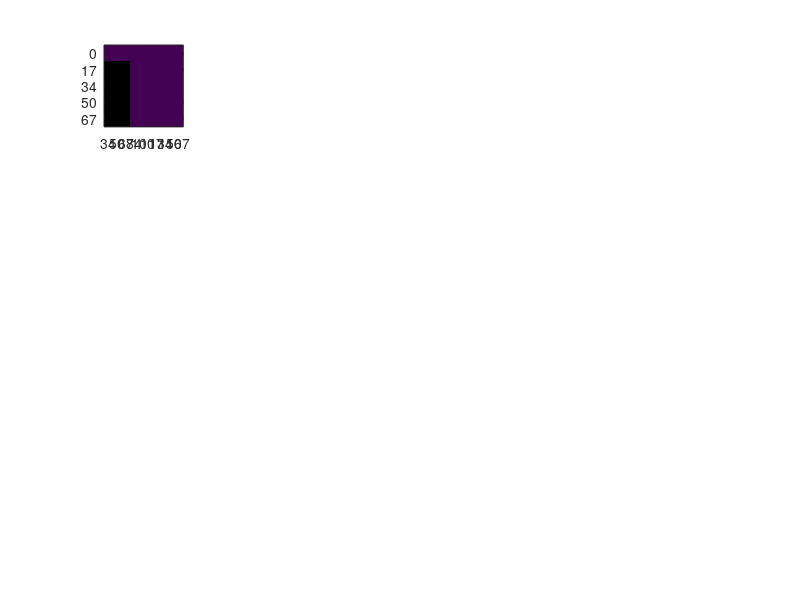
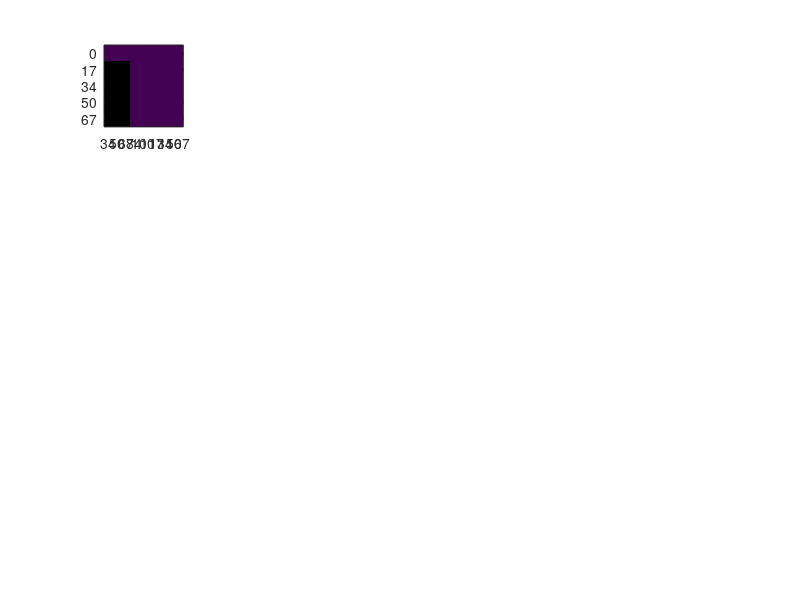
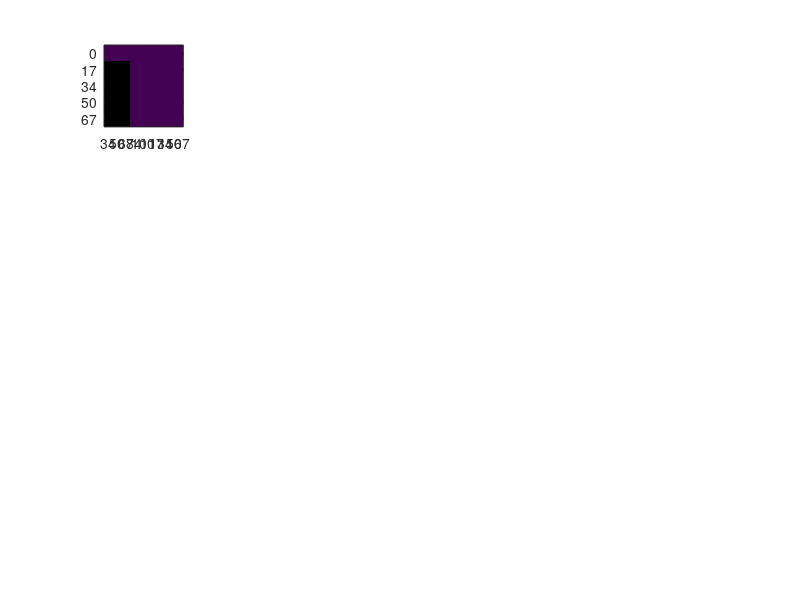
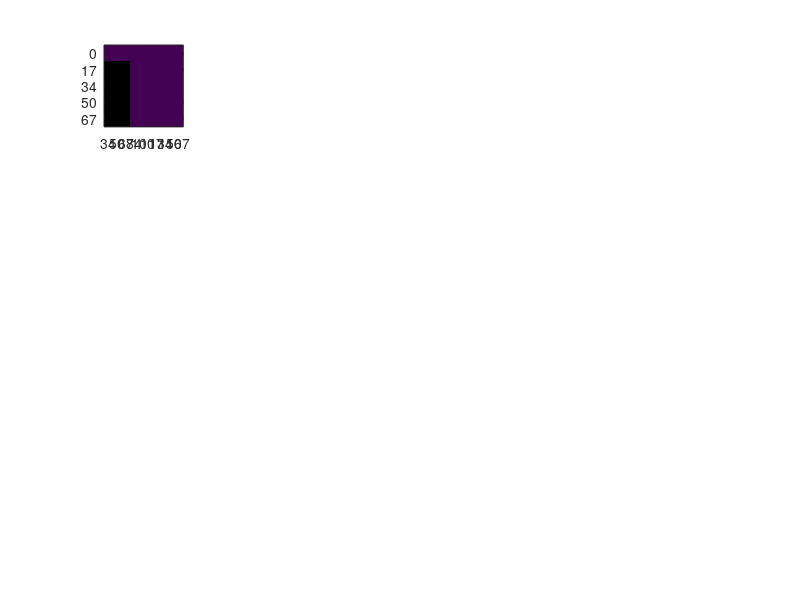

Write the MATLAB code that produced these figures, in order. (Note: this script raises an error after producing the figures.)
clear all
close all
if ispc
  cd('D:\motion_psychophysics\behav_data');
else
  cd('/mnt/hgfs/D/motion_psychophysics/behav_data');
end

%%
maxsub=18;

% JZ was: 01, 13, 14, 15, 19

motperuse=-.1*ones(5,9,maxsub); % ISI by DUR by participant
flkperuse=-.1*ones(5,9,maxsub); % ISI by DUR by participant
dstperuse=-.1*ones(5,9,maxsub); % ISI by DUR by participant
percoruse=-.1*ones(5,9,maxsub); % ISI by DUR by participant
percoravc=-.1*ones(5,9,maxsub); % ISI by DUR by participant
percoravi=-.1*ones(5,9,maxsub); % ISI by DUR by participant
percoravc_csy=-.1*ones(5,9,maxsub); % ISI by DUR by participant
percoravi_csy=-.1*ones(5,9,maxsub); % ISI by DUR by participant
percoravc_csn=-.1*ones(5,9,maxsub); % ISI by DUR by participant
percoravi_csn=-.1*ones(5,9,maxsub); % ISI by DUR by participant

for ii=2:maxsub
  if ii<10
    sub=['p0' num2str(ii)];
  else
    sub=['p' num2str(ii)];
  end
  audfile=dir([sub '_audonly*']);
  if ii<5
    motperisidursub=zeros(4,3,3);
    percoroutsub=zeros(4,3);
  elseif ii<13
    motperisidursub=zeros(3,3,4);
    percoroutsub=zeros(3,4);
  elseif ii<14
    motperisidursub=zeros(2,3,6);
    percoroutsub=zeros(2,6);
  elseif ii<15
    motperisidursub=zeros(1,3,2);
    percoroutsub=zeros(1,2);
  elseif ii<19
    motperisidursub=zeros(1,3,7);
    percoroutsub=zeros(1,7);
  end
  ffuse=0;
  for ff=1:length(audfile)
    load(audfile(ff).name);
    if stim.loc(2)~=10
      continue
    end
    if sum(isnan(resp.motdirkeycode))>4 && ii~=4
      continue
    end
    clear motperisidur percorout
    appmot_assessment;
    motperisidursub=motperisidursub+motperisidur;
    percoroutsub=percoroutsub+percorout;
    ffuse=ffuse+1;
  end
  motperisidursub=motperisidursub/ffuse;
  percoroutsub=percoroutsub/ffuse;
  if ii<5
    motperuse(2:5,1:3,ii)=squeeze(motperisidursub(:,2,:));
    flkperuse(2:5,1:3,ii)=squeeze(motperisidursub(:,1,:));
    dstperuse(2:5,1:3,ii)=squeeze(motperisidursub(:,3,:));
    percoruse(2:5,1:3,ii)=percoroutsub;
  elseif ii<11
    motperuse(1:3,2:5,ii)=squeeze(motperisidursub(:,2,:));
    flkperuse(1:3,2:5,ii)=squeeze(motperisidursub(:,1,:));
    dstperuse(1:3,2:5,ii)=squeeze(motperisidursub(:,3,:));
    percoruse(1:3,2:5,ii)=percoroutsub;
  elseif ii<13
    motperuse(1:3,[2 4 5 6],ii)=squeeze(motperisidursub(:,2,:));
    flkperuse(1:3,[2 4 5 6],ii)=squeeze(motperisidursub(:,1,:));
    dstperuse(1:3,[2 4 5 6],ii)=squeeze(motperisidursub(:,3,:));
    percoruse(1:3,[2 4 5 6],ii)=percoroutsub;
  elseif ii<14
    motperuse(1:2,[2 5 6 7 8 9],ii)=squeeze(motperisidursub(:,2,:));
    flkperuse(1:2,[2 5 6 7 8 9],ii)=squeeze(motperisidursub(:,1,:));
    dstperuse(1:2,[2 5 6 7 8 9],ii)=squeeze(motperisidursub(:,3,:));
    percoruse(1:2,[2 5 6 7 8 9],ii)=percoroutsub;
  elseif ii<15
    motperuse(1,[2 5 ],ii)=squeeze(motperisidursub(:,2,:));
    flkperuse(1,[2 5 ],ii)=squeeze(motperisidursub(:,1,:));
    dstperuse(1,[2 5 ],ii)=squeeze(motperisidursub(:,3,:));
    percoruse(1,[2 5 ],ii)=percoroutsub;
  elseif ii<19
    motperuse(1,[2:8],ii)=squeeze(motperisidursub(:,2,:));
    flkperuse(1,[2:8 ],ii)=squeeze(motperisidursub(:,1,:));
    dstperuse(1,[2:8 ],ii)=squeeze(motperisidursub(:,3,:));
    percoruse(1,[2:8 ],ii)=percoroutsub;
  end
  
  figure(1);
  subplot(4,5,ii-1);imagesc(flkperuse(:,:,ii));
  if ii==3,title('% flicker percept'),end
  if ii==6,ylabel('ISI');end
  if ii==18,xlabel('DUR');end
  set(get(1,'Children'),'xTick',1:9,'xTickLabel',{'34' '50' '67' '84' '100' '117' '134' '150' '167'})
  set(get(1,'Children'),'yTick',1:5,'yTickLabel',{'0' '17' '34' '50' '67'})
  caxis([-.1 1]);;
  
  figure(2);
  subplot(4,5,ii-1);imagesc(motperuse(:,:,ii));
  if ii==3,title('% motion percept'),end
  if ii==6,ylabel('ISI');end
  if ii==18,xlabel('DUR');end
  set(get(2,'Children'),'xTick',1:9,'xTickLabel',{'34' '50' '67' '84' '100' '117' '134' '150' '167'})
  set(get(2,'Children'),'yTick',1:5,'yTickLabel',{'0' '17' '34' '50' '67'})
  caxis([-.1 1]);;
  
  figure(3);
  subplot(4,5,ii-1);imagesc(dstperuse(:,:,ii));
  if ii==3,title('% distinct percept'),end
  if ii==6,ylabel('ISI');end
  if ii==18,xlabel('DUR');end
  set(get(3,'Children'),'xTick',1:9,'xTickLabel',{'34' '50' '67' '84' '100' '117' '134' '150' '167'})
  set(get(3,'Children'),'yTick',1:5,'yTickLabel',{'0' '17' '34' '50' '67'})
  caxis([-.1 1]);;
  
  figure(4);
  subplot(4,5,ii-1);imagesc(percoruse(:,:,ii));
  if ii==3,title('% motion direction'),end
  if ii==6,ylabel('ISI');end
  if ii==18,xlabel('DUR');end
  set(get(4,'Children'),'xTick',1:9,'xTickLabel',{'34' '50' '67' '84' '100' '117' '134' '150' '167'})
  set(get(4,'Children'),'yTick',1:5,'yTickLabel',{'0' '17' '34' '50' '67'})
  caxis([-.1 1]);;
  
  
  avfile=dir([sub '_av*']);
  if ii<5
    percoroutsub=zeros(4,3,3);
    percorcomsrccongsub=zeros(4,4,3);
  elseif ii<13
    percoroutsub=zeros(3,3,4);
    percorcomsrccongsub=zeros(3,4,4);
  elseif ii<14
    percoroutsub=zeros(2,3,6);
    percorcomsrccongsub=zeros(2,4,6);
  elseif ii<15
    percoroutsub=zeros(1,3,2);
    percorcomsrccongsub=zeros(1,4,2);
  elseif ii<19
    percoroutsub=zeros(1,3,7);
    percorcomsrccongsub=zeros(1,4,7);
  end
  ffuse1=0;
  ffuse2=0;
  for ff=1:length(avfile)
    load(avfile(ff).name);
    if stim.loc(2)~=10
      continue
    end
    if sum(isnan(resp.motdirkeycode))>4 && ii~=5  && ii~=7
      continue
    end
    clear motperisidur percorout comsrc* percorcomsrc percongcor percorcomsrccong
    appmot_assessment;
    percoroutsub=percoroutsub+percorout;
    ffuse1=ffuse1+1;
    if ~isfield(setup,'av')
      setup.av.askfmdcs=1;
    end
    if setup.av.askfmdcs
      percorcomsrccongsub=percorcomsrccongsub+percorcomsrccong;
    else
      continue
    end
    ffuse2=ffuse2+1;
  end
  percoroutsub=percoroutsub/ffuse1;
  percorcomsrccongsub=percorcomsrccongsub/ffuse2;
  if ii<5
    percoravc(2:5,1:3,ii)=percoroutsub(:,1,:);
    percoravi(2:5,1:3,ii)=percoroutsub(:,2,:);
    percoravc_csy(2:5,1:3,ii)=percorcomsrccongsub(:,1,:);
    percoravi_csy(2:5,1:3,ii)=percorcomsrccongsub(:,2,:);
    percoravc_csn(2:5,1:3,ii)=percorcomsrccongsub(:,3,:);
    percoravi_csn(2:5,1:3,ii)=percorcomsrccongsub(:,4,:);
  elseif ii<11
    percoravc(1:3,2:5,ii)=percoroutsub(:,1,:);
    percoravi(1:3,2:5,ii)=percoroutsub(:,2,:);
    percoravc_csy(1:3,2:5,ii)=percorcomsrccongsub(:,1,:);
    percoravi_csy(1:3,2:5,ii)=percorcomsrccongsub(:,2,:);
    percoravc_csn(1:3,2:5,ii)=percorcomsrccongsub(:,3,:);
    percoravi_csn(1:3,2:5,ii)=percorcomsrccongsub(:,4,:);
  elseif ii<13
    percoravc(1:3,[2 5 6 7],ii)=percoroutsub(:,1,:);
    percoravi(1:3,[2 5 6 7],ii)=percoroutsub(:,2,:);
    percoravc_csy(1:3,[2 5 6 7],ii)=percorcomsrccongsub(:,1,:);
    percoravi_csy(1:3,[2 5 6 7],ii)=percorcomsrccongsub(:,2,:);
    percoravc_csn(1:3,[2 5 6 7],ii)=percorcomsrccongsub(:,3,:);
    percoravi_csn(1:3,[2 5 6 7],ii)=percorcomsrccongsub(:,4,:);
  elseif ii<14
    percoravc(1:2,[2 5 6 7 8 9],ii)=percoroutsub(:,1,:);
    percoravi(1:2,[2 5 6 7 8 9],ii)=percoroutsub(:,2,:);
    percoravc_csy(1:2,[2 5 6 7 8 9],ii)=percorcomsrccongsub(:,1,:);
    percoravi_csy(1:2,[2 5 6 7 8 9],ii)=percorcomsrccongsub(:,2,:);
    percoravc_csn(1:2,[2 5 6 7 8 9],ii)=percorcomsrccongsub(:,3,:);
    percoravi_csn(1:2,[2 5 6 7 8 9],ii)=percorcomsrccongsub(:,4,:);
  elseif ii<15
    percoravc(1,[2 5],ii)=percoroutsub(:,1,:);
    percoravi(1,[2 5],ii)=percoroutsub(:,2,:);
    percoravc_csy(1,[2 5],ii)=percorcomsrccongsub(:,1,:);
    percoravi_csy(1,[2 5],ii)=percorcomsrccongsub(:,2,:);
    percoravc_csn(1,[2 5],ii)=percorcomsrccongsub(:,3,:);
    percoravi_csn(1,[2 5],ii)=percorcomsrccongsub(:,4,:);
  elseif ii<19
    percoravc(1,[2:8],ii)=percoroutsub(:,1,:);
    percoravi(1,[2:8],ii)=percoroutsub(:,2,:);
    percoravc_csy(1,[2:8],ii)=percorcomsrccongsub(:,1,:);
    percoravi_csy(1,[2:8],ii)=percorcomsrccongsub(:,2,:);
    percoravc_csn(1,[2:8],ii)=percorcomsrccongsub(:,3,:);
    percoravi_csn(1,[2:8],ii)=percorcomsrccongsub(:,4,:);
  end
  
  figure(5);
  subplot(4,5,ii-1);imagesc(percoravc(:,:,ii));
  if ii==3,title('% motion direction; AV cong'),end
  if ii==6,ylabel('ISI');end
  if ii==18,xlabel('DUR');end
  set(get(5,'Children'),'xTick',1:9,'xTickLabel',{'34' '50' '67' '84' '100' '117' '134' '150' '167'})
  set(get(5,'Children'),'yTick',1:5,'yTickLabel',{'0' '17' '34' '50' '67'})
  caxis([-.1 1]);;
  
  figure(6);
  subplot(4,5,ii-1);imagesc(percoravi(:,:,ii));
  if ii==3,title('% motion direction; AV incong'),end
  if ii==6,ylabel('ISI');end
  if ii==18,xlabel('DUR');end
  set(get(6,'Children'),'xTick',1:9,'xTickLabel',{'34' '50' '67' '84' '100' '117' '134' '150' '167'})
  set(get(6,'Children'),'yTick',1:5,'yTickLabel',{'0' '17' '34' '50' '67'})
  caxis([-.1 1]);
  
  if setup.av.askfmdcs
    figure(7);
    subplot(4,5,ii-1);imagesc(percoravc_csy(:,:,ii));
    if ii==3,title('% motion direction; CorrectComSrc & AV cong'),end
    if ii==6,ylabel('ISI');end
    if ii==18,xlabel('DUR');end
    set(get(7,'Children'),'xTick',1:9,'xTickLabel',{'34' '50' '67' '84' '100' '117' '134' '150' '167'})
    set(get(7,'Children'),'yTick',1:5,'yTickLabel',{'0' '17' '34' '50' '67'})
    caxis([-.1 1]);
    
    figure(8);
    subplot(4,5,ii-1);imagesc(percoravi_csy(:,:,ii));
    if ii==3,title('% motion direction; CorrectComSrc & AV incong'),end
    if ii==6,ylabel('ISI');end
    if ii==18,xlabel('DUR');end
    set(get(8,'Children'),'xTick',1:9,'xTickLabel',{'34' '50' '67' '84' '100' '117' '134' '150' '167'})
    set(get(8,'Children'),'yTick',1:5,'yTickLabel',{'0' '17' '34' '50' '67'})
    caxis([-.1 1]);
    
    figure(9);
    subplot(4,5,ii-1);imagesc(percoravc_csn(:,:,ii));
    if ii==3,title('% motion direction; IncorrectComSrc & AV cong'),end
    if ii==6,ylabel('ISI');end
    if ii==18,xlabel('DUR');end
    set(get(9,'Children'),'xTick',1:9,'xTickLabel',{'34' '50' '67' '84' '100' '117' '134' '150' '167'})
    set(get(9,'Children'),'yTick',1:5,'yTickLabel',{'0' '17' '34' '50' '67'})
    caxis([-.1 1]);
    
    figure(10);
    subplot(4,5,ii-1);imagesc(percoravi_csn(:,:,ii));
    if ii==3,title('% motion direction; IncorrectComSrc & AV incong'),end
    if ii==6,ylabel('ISI');end
    if ii==18,xlabel('DUR');end
    set(get(10,'Children'),'xTick',1:9,'xTickLabel',{'34' '50' '67' '84' '100' '117' '134' '150' '167'})
    set(get(10,'Children'),'yTick',1:5,'yTickLabel',{'0' '17' '34' '50' '67'})
    caxis([-.1 1]);
  end
  
end

for ind=1:10
  figure(ind);subplot(4,5,20);imagesc(-.1);caxis([-.1 1]);colorbar;
end

flkperuse(flkperuse==-.1)=nan;
motperuse(motperuse==-.1)=nan;
dstperuse(dstperuse==-.1)=nan;
figure(11);
subplot(1,3,1);imagesc(nanmean(flkperuse(:,:,[2 3 5:maxsub]),3));caxis([-.1 1]);
% set(get(7,'Children'),'xTick',1:6,'xTickLabel',{'34' '50' '67' '84' '100' '117'})
% set(get(7,'Children'),'yTick',1:5,'yTickLabel',{'0' '17' '34' '50' '67'})
subplot(1,3,2);imagesc(nanmean(motperuse(:,:,[2 3 5:maxsub]),3));caxis([-.1 1]);
% set(get(7,'Children'),'xTick',1:6,'xTickLabel',{'34' '50' '67' '84' '100' '117'})
% set(get(7,'Children'),'yTick',1:5,'yTickLabel',{'0' '17' '34' '50' '67'})
subplot(1,3,3);imagesc(nanmean(dstperuse(:,:,[2 3 5:maxsub]),3));caxis([-.1 1]);
set(get(11,'Children'),'xTick',1:9,'xTickLabel',{'34' '50' '67' '84' '100' '117' '134' '150' '167'})
set(get(11,'Children'),'yTick',1:5,'yTickLabel',{'0' '17' '34' '50' '67'})

percoravc(percoravc==-.1)=nan;
percoravi(percoravi==-.1)=nan;
figure(12);
subplot(1,2,1);imagesc(nanmean(percoravc(:,:,[2:maxsub]),3));caxis([-.1 1]);
set(get(12,'Children'),'xTick',1:9,'xTickLabel',{'34' '50' '67' '84' '100' '117' '134' '150' '167'})
set(get(12,'Children'),'yTick',1:5,'yTickLabel',{'0' '17' '34' '50' '67'})
subplot(1,2,2);imagesc(nanmean(percoravi(:,:,[2:maxsub]),3));caxis([-.1 1]);
set(get(12,'Children'),'xTick',1:9,'xTickLabel',{'34' '50' '67' '84' '100' '117' '134' '150' '167'})
set(get(12,'Children'),'yTick',1:5,'yTickLabel',{'0' '17' '34' '50' '67'})

%% For those who have mot-per in both AA and AV conditions:

close all
subuse=[15:18 24:27];
maxsub=max(subuse);

motperaa=-.1*ones(5,9,maxsub); % ISI by DUR by participant
flkperaa=-.1*ones(5,9,maxsub); % ISI by DUR by participant
dstperaa=-.1*ones(5,9,maxsub); % ISI by DUR by participant

motperav=-.1*ones(5,9,maxsub); % ISI by DUR by participant
flkperav=-.1*ones(5,9,maxsub); % ISI by DUR by participant
dstperav=-.1*ones(5,9,maxsub); % ISI by DUR by participant

percoraa=-.1*ones(5,9,maxsub); % ISI by DUR by participant
percorav=-.1*ones(5,9,maxsub); % ISI by DUR by participant
percoravc=-.1*ones(5,9,maxsub); % ISI by DUR by participant
percoravi=-.1*ones(5,9,maxsub); % ISI by DUR by participant

percoravcs1=-.1*ones(5,9,maxsub); % ISI by DUR by participant
percoravcs0=-.1*ones(5,9,maxsub); % ISI by DUR by participant
percoravCSc=-.1*ones(5,9,maxsub); % ISI by DUR by participant
percoravCSi=-.1*ones(5,9,maxsub); % ISI by DUR by participant

percoravcs1_117=-.1*ones(5,9,maxsub); % ISI by DUR by participant
percoravcs0_117=-.1*ones(5,9,maxsub); % ISI by DUR by participant
percoravCSc_117=-.1*ones(5,9,maxsub); % ISI by DUR by participant
percoravCSi_117=-.1*ones(5,9,maxsub); % ISI by DUR by participant

percoravcs1_117_5=-.1*ones(5,9,maxsub); % ISI by DUR by participant
percoravcs0_117_5=-.1*ones(5,9,maxsub); % ISI by DUR by participant
percoravCSc_117_5=-.1*ones(5,9,maxsub); % ISI by DUR by participant
percoravCSi_117_5=-.1*ones(5,9,maxsub); % ISI by DUR by participant

for ii=subuse
  if ii<10
    sub=['p0' num2str(ii)];
  else
    sub=['p' num2str(ii)];
  end
  audfile=dir([sub '_audonly*']);
  if ii<19
    motperisidursub=zeros(1,3,7);
    percoroutsub=zeros(1,7);
  elseif ii>23
    motperisidursub=zeros(1,3,5);
    percoroutsub=zeros(1,5);
  end
  ffuse=0;
  for ff=1:length(audfile)
    load(audfile(ff).name);
    if stim.loc(2)~=10
      continue
    end
    if sum(isnan(resp.motdirkeycode))>4 && ii~=4
      continue
    end
    clear motperisidur percorout
    appmot_assessment;
    motperisidursub=motperisidursub+motperisidur;
    percoroutsub=percoroutsub+percorout;
    ffuse=ffuse+1;
  end
  motperisidursub=motperisidursub/ffuse;
  percoroutsub=percoroutsub/ffuse;
  if ii<19
    motperaa(1,[2:8],ii)=squeeze(motperisidursub(:,2,:));
    flkperaa(1,[2:8 ],ii)=squeeze(motperisidursub(:,1,:));
    dstperaa(1,[2:8 ],ii)=squeeze(motperisidursub(:,3,:));
    percoraa(1,[2:8 ],ii)=percoroutsub;
  elseif ii>23
    motperaa(1,[2 4 5 6 7],ii)=squeeze(motperisidursub(:,2,:));
    flkperaa(1,[2 4 5 6 7],ii)=squeeze(motperisidursub(:,1,:));
    dstperaa(1,[2 4 5 6 7],ii)=squeeze(motperisidursub(:,3,:));
    percoraa(1,[2 4 5 6 7],ii)=percoroutsub;    
  end
  
  avfile=dir([sub '_av*']);

  if ii<19
    motperisidursub=zeros(1,3,7);
    percoroutsub=zeros(1,3,7);
  elseif ii>23
    motperisidursub=zeros(1,3,5);
    percoroutsub=zeros(1,3,5);
  end
  ffuse=0;
  for ff=1:length(avfile)
    load(avfile(ff).name);
    if stim.loc(2)~=10
      continue
    end
    if sum(isnan(resp.motdirkeycode))>4 && ii~=5  && ii~=7
      continue
    end
    if setup.av.askfmdcs
      continue % we only want the fmd av trials here
    end
    clear motperisidur percorout comsrc* percorcomsrc percongcor percorcomsrccong
    appmot_assessment;
    motperisidursub=motperisidursub+motperisidur;
    percoroutsub=percoroutsub+percorout;
    ffuse=ffuse+1;
  end
  motperisidursub=motperisidursub/ffuse;
  percoroutsub=percoroutsub/ffuse;
  if ii<19
    motperav(1,[2:8],ii)=squeeze(motperisidursub(:,2,:));
    flkperav(1,[2:8 ],ii)=squeeze(motperisidursub(:,1,:));
    dstperav(1,[2:8 ],ii)=squeeze(motperisidursub(:,3,:));
    percorav(1,[2:8 ],ii)=squeeze(nanmean(percoroutsub,2));
    percoravc(1,[2:8 ],ii)=squeeze(percoroutsub(:,1,:))
    percoravi(1,[2:8 ],ii)=squeeze(percoroutsub(:,2,:));
  elseif ii>23
    motperav(1,[2 4 5 6 7],ii)=squeeze(motperisidursub(:,2,:));
    flkperav(1,[2 4 5 6 7],ii)=squeeze(motperisidursub(:,1,:));
    dstperav(1,[2 4 5 6 7],ii)=squeeze(motperisidursub(:,3,:));
    percorav(1,[2 4 5 6 7],ii)=squeeze(nanmean(percoroutsub,2));
    percoravc(1,[2 4 5 6 7],ii)=squeeze(percoroutsub(:,1,:));
    percoravi(1,[2 4 5 6 7],ii)=squeeze(percoroutsub(:,2,:));
  end
  
  if ii<19
    percorcomsrcsub=zeros(1,2,7);
    percoroutCSsub=zeros(1,3,7);
  elseif ii>23
    percorcomsrcsub=zeros(1,2,5);
    percoroutCSsub=zeros(1,3,5);
  end
  ffuse=0;
  for ff=1:length(avfile)
    load(avfile(ff).name);
    if stim.loc(2)~=10
      continue
    end
    if sum(isnan(resp.motdirkeycode))>4 && ii~=5  && ii~=7
      continue
    end
    if setup.av.askfmdcs==0
      continue % we only want the cs av trials here
    end
    if ii>23 && length(stim.dur_flip)==1
      continue % skip blocks where final (only one) duration was used
    end
    clear motperisidur percorout comsrc* percorcomsrc percongcor percorcomsrccong
    appmot_assessment;
    percorcomsrcsub=percorcomsrcsub+percorcomsrc;
    percoroutCSsub=percoroutCSsub+percorout;
    ffuse=ffuse+1;
  end
  percorcomsrcsub=percorcomsrcsub/ffuse;
  percoroutCSsub=percoroutCSsub/ffuse;
  if ii<19
    percoravcs1(1,[2:8 ],ii)=squeeze(percorcomsrcsub(:,1,:));
    percoravcs0(1,[2:8 ],ii)=squeeze(percorcomsrcsub(:,2,:));
    percoravCSc(1,[2:8 ],ii)=squeeze(percoroutCSsub(:,1,:));
    percoravCSi(1,[2:8 ],ii)=squeeze(percoroutCSsub(:,2,:));
  elseif ii>23
    percoravcs1(1,[2 4 5 6 7],ii)=squeeze(percorcomsrcsub(:,1,:));
    percoravcs0(1,[2 4 5 6 7],ii)=squeeze(percorcomsrcsub(:,2,:));
    percoravCSc(1,[2 4 5 6 7],ii)=squeeze(percoroutCSsub(:,1,:));
    percoravCSi(1,[2 4 5 6 7],ii)=squeeze(percoroutCSsub(:,2,:));
  end
  
  if ii<19
    percorcomsrcsub=zeros(1,2,1);
    percoroutCS117sub=zeros(1,3,1);
  elseif ii>23
    percorcomsrcsub=zeros(1,2,1);
    percoroutCS117sub=zeros(1,3,1);
  end
  ffuse=0;
  for ff=1:length(avfile)
    load(avfile(ff).name);
    if stim.loc(2)~=10
      continue
    end
    if sum(isnan(resp.motdirkeycode))>4 && ii~=5  && ii~=7
      continue
    end
    if setup.av.askfmdcs==0
      continue % we only want the cs av trials here
    end
    if ii<24
      continue
    end
    if length(stim.dur_flip)>1
      continue % Here we look at only 1 duration run at once
    end
    clear motperisidur percorout comsrc* percorcomsrc percongcor percorcomsrccong
    appmot_assessment;
    percorcomsrcsub=percorcomsrcsub+percorcomsrc;
    percoroutCS117sub=percoroutCS117sub+percorout;
    ffuse=ffuse+1;
  end
  percorcomsrcsub=percorcomsrcsub/ffuse;
  percoroutCS117sub=percoroutCS117sub/ffuse;
  if ii<19
    percoravcs1_117(1,[6 ],ii)=squeeze(percorcomsrcsub(:,1,:));
    percoravcs0_117(1,[6 ],ii)=squeeze(percorcomsrcsub(:,2,:));
    percoravCSc_117(1,[6 ],ii)=squeeze(percoroutCS117sub(:,1,:));
    percoravCSi_117(1,[6 ],ii)=squeeze(percoroutCS117sub(:,2,:));
  elseif ii>23
    percoravcs1_117(1,[6],ii)=squeeze(percorcomsrcsub(:,1,:));
    percoravcs0_117(1,[6],ii)=squeeze(percorcomsrcsub(:,2,:));
    percoravCSc_117(1,[6],ii)=squeeze(percoroutCS117sub(:,1,:));
    percoravCSi_117(1,[6],ii)=squeeze(percoroutCS117sub(:,2,:));
  end
  
  % 5 degrees
  if ii<19
    percorcomsrcsub=zeros(1,2,1);
    percoroutCS117sub=zeros(1,3,1);
  elseif ii>23
    percorcomsrcsub=zeros(1,2,1);
    percoroutCS117sub=zeros(1,3,1);
  end
  ffuse=0;
  for ff=1:length(avfile)
    load(avfile(ff).name);
    if stim.loc(2)~=5  % <-- 5 degrees
      continue
    end
    if sum(isnan(resp.motdirkeycode))>4 && ii~=5  && ii~=7
      continue
    end
    if setup.av.askfmdcs==0
      continue % we only want the cs av trials here
    end
    if ii<24
      continue
    end
    if length(stim.dur_flip)>1
      continue % Here we look at only 1 duration run at once
    end
    clear motperisidur percorout comsrc* percorcomsrc percongcor percorcomsrccong
    appmot_assessment;
    percorcomsrcsub=percorcomsrcsub+percorcomsrc;
    percoroutCS117sub=percoroutCS117sub+percorout;
    ffuse=ffuse+1;
  end
  percorcomsrcsub=percorcomsrcsub/ffuse;
    percoroutCS117sub=percoroutCS117sub/ffuse;
  if ii<19
    percoravcs1_117_5(1,[6 ],ii)=squeeze(percorcomsrcsub(:,1,:));
    percoravcs0_117_5(1,[6 ],ii)=squeeze(percorcomsrcsub(:,2,:));
    percoravCSc_117_5(1,[6 ],ii)=squeeze(percoroutCS117sub(:,1,:));
    percoravCSi_117_5(1,[6 ],ii)=squeeze(percoroutCS117sub(:,2,:));
  elseif ii>23
    percoravcs1_117_5(1,[6],ii)=squeeze(percorcomsrcsub(:,1,:));
    percoravcs0_117_5(1,[6],ii)=squeeze(percorcomsrcsub(:,2,:));
    percoravCSc_117_5(1,[6],ii)=squeeze(percoroutCS117sub(:,1,:));
    percoravCSi_117_5(1,[6],ii)=squeeze(percoroutCS117sub(:,2,:));
  end
  
  if ii<24
    iiplot=ii;
  else
    iiplot=ii-5;
  end
  figure(1);
  subplot(2,length(subuse),iiplot-14);imagesc(flkperaa(:,:,ii));
  if ii==18,xlabel('DUR');end
  set(get(1,'Children'),'xTick',1:9,'xTickLabel',{'34' '50' '67' '84' '100' '117' '134' '150' '167'})
  set(get(1,'Children'),'yTick',1:5,'yTickLabel',{'0' '17' '34' '50' '67'})
  caxis([-.1 1]);title(ii)
  if ii==min(subuse),title('% flicker percept'),end
  if ii==min(subuse),ylabel('AA');end
  
  figure(2);
  subplot(2,length(subuse),iiplot-14);imagesc(motperaa(:,:,ii));
  if ii==18,xlabel('DUR');end
  set(get(2,'Children'),'xTick',1:9,'xTickLabel',{'34' '50' '67' '84' '100' '117' '134' '150' '167'})
  set(get(2,'Children'),'yTick',1:5,'yTickLabel',{'0' '17' '34' '50' '67'})
  caxis([-.1 1]);title(ii)
  if ii==min(subuse),title('% motion percept'),end
  if ii==min(subuse),ylabel('AA');end
  
  figure(3);
  subplot(2,length(subuse),iiplot-14);imagesc(dstperaa(:,:,ii));
  if ii==18,xlabel('DUR');end
  set(get(3,'Children'),'xTick',1:9,'xTickLabel',{'34' '50' '67' '84' '100' '117' '134' '150' '167'})
  set(get(3,'Children'),'yTick',1:5,'yTickLabel',{'0' '17' '34' '50' '67'})
  caxis([-.1 1]);title(ii)
  if ii==min(subuse),title('% distinct percept'),end
  if ii==min(subuse),ylabel('AA');end
  
  figure(1);
  subplot(2,length(subuse),iiplot-14+length(subuse));imagesc(flkperav(:,:,ii));
  if ii==3,title('% flicker percept'),end
  if ii==18,xlabel('DUR');end
  set(get(1,'Children'),'xTick',1:9,'xTickLabel',{'34' '50' '67' '84' '100' '117' '134' '150' '167'})
  set(get(1,'Children'),'yTick',1:5,'yTickLabel',{'0' '17' '34' '50' '67'})
  caxis([-.1 1]);title(ii)
  if ii==min(subuse),ylabel('AV');end
  
  figure(2);
  subplot(2,length(subuse),iiplot-14+length(subuse));imagesc(motperav(:,:,ii));
  if ii==3,title('% motion percept'),end
  if ii==18,xlabel('DUR');end
  set(get(2,'Children'),'xTick',1:9,'xTickLabel',{'34' '50' '67' '84' '100' '117' '134' '150' '167'})
  set(get(2,'Children'),'yTick',1:5,'yTickLabel',{'0' '17' '34' '50' '67'})
  caxis([-.1 1]);title(ii)
  if ii==min(subuse),ylabel('AV');end
  
  figure(3);
  subplot(2,length(subuse),iiplot-14+length(subuse));imagesc(dstperav(:,:,ii));
  if ii==3,title('% distinct percept'),end
  if ii==18,xlabel('DUR');end
  set(get(3,'Children'),'xTick',1:9,'xTickLabel',{'34' '50' '67' '84' '100' '117' '134' '150' '167'})
  set(get(3,'Children'),'yTick',1:5,'yTickLabel',{'0' '17' '34' '50' '67'})
  caxis([-.1 1]);title(ii)
  if ii==min(subuse),ylabel('AV');end
  
  figure(4);
  subplot(4,length(subuse),iiplot-14);imagesc(percoraa(:,:,ii));
  if ii==18,xlabel('DUR');end
  set(get(4,'Children'),'xTick',1:9,'xTickLabel',{'34' '50' '67' '84' '100' '117' '134' '150' '167'})
  set(get(4,'Children'),'yTick',1:5,'yTickLabel',{'0' '17' '34' '50' '67'})
  caxis([-.1 1]);title(ii)
  if ii==min(subuse),title('% motion direction'),end
  if ii==min(subuse),ylabel('AA');end
  
  figure(4);
  subplot(4,length(subuse),iiplot-14+length(subuse));imagesc(percorav(:,:,ii));
  if ii==3,title('% motion direction'),end
  if ii==18,xlabel('DUR');end
  set(get(4,'Children'),'xTick',1:9,'xTickLabel',{'34' '50' '67' '84' '100' '117' '134' '150' '167'})
  set(get(4,'Children'),'yTick',1:5,'yTickLabel',{'0' '17' '34' '50' '67'})
  caxis([-.1 1]);title(ii)
  if ii==min(subuse),ylabel('AV');end
  
  figure(4);
  subplot(4,length(subuse),iiplot-14+2*length(subuse));imagesc(percoravc(:,:,ii));
  if ii==3,title('% motion direction'),end
  if ii==18,xlabel('DUR');end
  set(get(4,'Children'),'xTick',1:9,'xTickLabel',{'34' '50' '67' '84' '100' '117' '134' '150' '167'})
  set(get(4,'Children'),'yTick',1:5,'yTickLabel',{'0' '17' '34' '50' '67'})
  caxis([-.1 1]);title(ii)
  if ii==min(subuse),ylabel('AVc');end
  
  figure(4);
  subplot(4,length(subuse),iiplot-14+3*length(subuse));imagesc(percoravi(:,:,ii));
  if ii==3,title('% motion direction'),end
  if ii==18,xlabel('DUR');end
  set(get(4,'Children'),'xTick',1:9,'xTickLabel',{'34' '50' '67' '84' '100' '117' '134' '150' '167'})
  set(get(4,'Children'),'yTick',1:5,'yTickLabel',{'0' '17' '34' '50' '67'})
  caxis([-.1 1]);title(ii)
  if ii==min(subuse),ylabel('AVi');end
  
  % This is when it WAS common source
  figure(5);
  subplot(4,length(subuse),iiplot-14);imagesc(percoravCSc(:,:,ii));
  if ii==18,xlabel('DUR');end
  set(get(5,'Children'),'xTick',1:9,'xTickLabel',{'34' '50' '67' '84' '100' '117' '134' '150' '167'})
  set(get(5,'Children'),'yTick',1:5,'yTickLabel',{'0' '17' '34' '50' '67'})
  caxis([-.1 1]);title(ii)
  if ii==min(subuse),title('% motion direction'),end
  if ii==min(subuse),ylabel('AV_CSc');end
  
  % This is when it was NOT common source 
  figure(5);
  subplot(4,length(subuse),iiplot-14+length(subuse));imagesc(percoravCSi(:,:,ii));
  if ii==3,title('% motion direction'),end
  if ii==18,xlabel('DUR');end
  set(get(5,'Children'),'xTick',1:9,'xTickLabel',{'34' '50' '67' '84' '100' '117' '134' '150' '167'})
  set(get(5,'Children'),'yTick',1:5,'yTickLabel',{'0' '17' '34' '50' '67'})
  caxis([-.1 1]);title(ii)
  if ii==min(subuse),ylabel('AV_CSi');end

  % This is when they thought it WAS common source (whether it was or not)
  figure(5);
  subplot(4,length(subuse),iiplot-14+2*length(subuse));imagesc(percoravcs1(:,:,ii));
  if ii==18,xlabel('DUR');end
  set(get(5,'Children'),'xTick',1:9,'xTickLabel',{'34' '50' '67' '84' '100' '117' '134' '150' '167'})
  set(get(5,'Children'),'yTick',1:5,'yTickLabel',{'0' '17' '34' '50' '67'})
  caxis([-.1 1]);title(ii)
  if ii==min(subuse),title('% motion direction'),end
  if ii==min(subuse),ylabel('AV_CS1');end
  
  % This is when they thought it was NOT common source (whether it was or not)
  figure(5);
  subplot(4,length(subuse),iiplot-14+3*length(subuse));imagesc(percoravcs0(:,:,ii));
  if ii==3,title('% motion direction'),end
  if ii==18,xlabel('DUR');end
  set(get(5,'Children'),'xTick',1:9,'xTickLabel',{'34' '50' '67' '84' '100' '117' '134' '150' '167'})
  set(get(5,'Children'),'yTick',1:5,'yTickLabel',{'0' '17' '34' '50' '67'})
  caxis([-.1 1]);title(ii)
  if ii==min(subuse),ylabel('AV_CS0');end
  
  % This is when it WAS common source
  figure(6);
  subplot(4,length(subuse),iiplot-14);imagesc(percoravCSc_117(:,:,ii));
  if ii==18,xlabel('DUR');end
  set(get(5,'Children'),'xTick',1:9,'xTickLabel',{'34' '50' '67' '84' '100' '117' '134' '150' '167'})
  set(get(5,'Children'),'yTick',1:5,'yTickLabel',{'0' '17' '34' '50' '67'})
  caxis([-.1 1]);title(ii)
  if ii==min(subuse),title('% motion direction'),end
  if ii==min(subuse),ylabel('AV_CSc');end
  
  % This is when it was NOT common source
  figure(6);
  subplot(4,length(subuse),iiplot-14+length(subuse));imagesc(percoravCSi_117(:,:,ii));
  if ii==3,title('% motion direction'),end
  if ii==18,xlabel('DUR');end
  set(get(5,'Children'),'xTick',1:9,'xTickLabel',{'34' '50' '67' '84' '100' '117' '134' '150' '167'})
  set(get(5,'Children'),'yTick',1:5,'yTickLabel',{'0' '17' '34' '50' '67'})
  caxis([-.1 1]);title(ii)
  if ii==min(subuse),ylabel('AV_CSi');end

  % This is when they thought it WAS common source (whether it was or not)
  figure(6);
  subplot(4,length(subuse),iiplot-14+2*length(subuse));imagesc(percoravcs1_117(:,:,ii));
  if ii==18,xlabel('DUR');end
  set(get(5,'Children'),'xTick',1:9,'xTickLabel',{'34' '50' '67' '84' '100' '117' '134' '150' '167'})
  set(get(5,'Children'),'yTick',1:5,'yTickLabel',{'0' '17' '34' '50' '67'})
  caxis([-.1 1]);title(ii)
  if ii==min(subuse),title('% motion direction'),end
  if ii==min(subuse),ylabel('AV_CS1');end
  
  % This is when they thought it was NOT common source (whether it was or not)
  figure(6);
  subplot(4,length(subuse),iiplot-14+3*length(subuse));imagesc(percoravcs0_117(:,:,ii));
  if ii==3,title('% motion direction'),end
  if ii==18,xlabel('DUR');end
  set(get(5,'Children'),'xTick',1:9,'xTickLabel',{'34' '50' '67' '84' '100' '117' '134' '150' '167'})
  set(get(5,'Children'),'yTick',1:5,'yTickLabel',{'0' '17' '34' '50' '67'})
  caxis([-.1 1]);title(ii)
  if ii==min(subuse),ylabel('AV_CS0');end

  % This is when it WAS common source
  figure(7);
  subplot(4,length(subuse),iiplot-14);imagesc(percoravCSc_117_5(:,:,ii));
  if ii==18,xlabel('DUR');end
  set(get(5,'Children'),'xTick',1:9,'xTickLabel',{'34' '50' '67' '84' '100' '117' '134' '150' '167'})
  set(get(5,'Children'),'yTick',1:5,'yTickLabel',{'0' '17' '34' '50' '67'})
  caxis([-.1 1]);title(ii)
  if ii==min(subuse),title('% motion direction'),end
  if ii==min(subuse),ylabel('AV_CSc_5deg');end
  
  % This is when it was NOT common source
  figure(7);
  subplot(4,length(subuse),iiplot-14+length(subuse));imagesc(percoravCSi_117_5(:,:,ii));
  if ii==3,title('% motion direction'),end
  if ii==18,xlabel('DUR');end
  set(get(5,'Children'),'xTick',1:9,'xTickLabel',{'34' '50' '67' '84' '100' '117' '134' '150' '167'})
  set(get(5,'Children'),'yTick',1:5,'yTickLabel',{'0' '17' '34' '50' '67'})
  caxis([-.1 1]);title(ii)
  if ii==min(subuse),ylabel('AV_CSi_5deg');end

  % This is when they thought it WAS common source (whether it was or not)
  figure(7);
  subplot(4,length(subuse),iiplot-14+2*length(subuse));imagesc(percoravcs1_117_5(:,:,ii));
  if ii==18,xlabel('DUR');end
  set(get(5,'Children'),'xTick',1:9,'xTickLabel',{'34' '50' '67' '84' '100' '117' '134' '150' '167'})
  set(get(5,'Children'),'yTick',1:5,'yTickLabel',{'0' '17' '34' '50' '67'})
  caxis([-.1 1]);title(ii)
  if ii==min(subuse),title('% motion direction'),end
  if ii==min(subuse),ylabel('AV_CS1_5deg');end
  
  % This is when they thought it was NOT common source (whether it was or not)
  figure(7);
  subplot(4,length(subuse),iiplot-14+3*length(subuse));imagesc(percoravcs0_117_5(:,:,ii));
  if ii==3,title('% motion direction'),end
  if ii==18,xlabel('DUR');end
  set(get(5,'Children'),'xTick',1:9,'xTickLabel',{'34' '50' '67' '84' '100' '117' '134' '150' '167'})
  set(get(5,'Children'),'yTick',1:5,'yTickLabel',{'0' '17' '34' '50' '67'})
  caxis([-.1 1]);title(ii)
  if ii==min(subuse),ylabel('AV_CS0_5deg');end

end

%% For all those who have different stim.audio.type

cd('D:\motion_psychophysics\behav_data');
close all
subuse=19:23;
maxsub=max(subuse);

motperaa=-.1*ones(5,9,5,maxsub); % ISI by DUR by audiotype by participant
flkperaa=-.1*ones(5,9,5,maxsub); % ISI by DUR by audiotype by participant
dstperaa=-.1*ones(5,9,5,maxsub); % ISI by DUR by audiotype by participant
percoraa=-.1*ones(5,9,5,maxsub); % ISI by DUR by participant

audiotype={'ITD' 'ILD' 'ILDITD' 'cipic' 'MIT'};

for ii=subuse
  if ii<10
    sub=['p0' num2str(ii)];
  else
    sub=['p' num2str(ii)];
  end
  audfile=dir([sub '_audonly*']);
  if ii>18
    motperisidursub=zeros(1,3,7,5);
    percoroutsub=zeros(1,7,5);
  end
  
  %   ffuse=0;
  for ff=1:length(audfile)
    load(audfile(ff).name);
    if stim.loc(2)~=10
      continue
    end
    if sum(isnan(resp.motdirkeycode))>4 && ii~=4
      continue
    end
    typeind=find(strcmp(audiotype,stim.audio.type));
    if ii==22 && typeind~=5
      motperisidursub(:,:,:,typeind)=nan;
      percoroutsub(:,:,typeind)=nan;
      continue
    end
    clear motperisidur percorout
    appmot_assessment;
    motperisidursub(:,:,:,typeind)=motperisidursub(:,:,:,typeind)+motperisidur;
    percoroutsub(:,:,typeind)=percoroutsub(:,:,typeind)+percorout;
    %     ffuse=ffuse+1;
  end
  %   motperisidursub=motperisidursub/ffuse;
  %   percoroutsub=percoroutsub/ffuse;
  if ii>18
    motperaa(1,[2:8],:,ii)=squeeze(motperisidursub(:,2,:,:));
    flkperaa(1,[2:8 ],:,ii)=squeeze(motperisidursub(:,1,:,:));
    dstperaa(1,[2:8 ],:,ii)=squeeze(motperisidursub(:,3,:,:));
    percoraa(1,[2:8 ],:,ii)=percoroutsub;
  end
  
  switch ii
    case 19
      ylab={['ITD 3'] ['ILD 4'] ['ILDITD 1'] ['CIPIC 5'] ['MIT 2']}
    case 20
      ylab={['ITD 1'] ['ILD 5'] ['ILDITD 4'] ['CIPIC 2'] ['MIT 3']}
    case 21
      ylab={['ITD 4'] ['ILD 5'] ['ILDITD 2'] ['CIPIC 3'] ['MIT 1']}
    case 22
      ylab={['ITD 2'] ['ILD 5'] ['ILDITD 3'] ['CIPIC 4'] ['MIT 1']}
    case 23
      ylab={['ITD 2'] ['ILD 5'] ['ILDITD 4'] ['CIPIC 1'] ['MIT 3']}
    otherwise
      error('set ylab')
  end
  
  figure(1);
  subplot(2,3,ii-18);imagesc(squeeze(flkperaa(1,:,:,ii))');
  if ii==3,title('% flicker percept'),end
  if ii==6,ylabel('HRIR');end
  if ii==18,xlabel('DUR');end
  set(get(1,'Children'),'xTick',1:9,'xTickLabel',{'34' '50' '67' '84' '100' '117' '134' '150' '167'})
  child=get(1,'Children');
  set(child(1),'yTick',1:5,'yTickLabel',ylab)
  caxis([-.1 1]);;
  title(['p' num2str(ii)])
  
  figure(2);
  subplot(2,3,ii-18);imagesc(squeeze(motperaa(1,:,:,ii))');
  if ii==3,title('% motion percept'),end
  if ii==6,ylabel('HRIR');end
  if ii==18,xlabel('DUR');end
  child=get(2,'Children');
  set(get(2,'Children'),'xTick',1:9,'xTickLabel',{'34' '50' '67' '84' '100' '117' '134' '150' '167'})
  set(child(1),'yTick',1:5,'yTickLabel',ylab)
  caxis([-.1 1]);;
  title(['p' num2str(ii)])
  
  figure(3);
  subplot(2,3,ii-18);imagesc(squeeze(dstperaa(1,:,:,ii))');
  if ii==3,title('% distinct percept'),end
  if ii==6,ylabel('HRIR');end
  if ii==18,xlabel('DUR');end
  child=get(3,'Children');
  set(get(3,'Children'),'xTick',1:9,'xTickLabel',{'34' '50' '67' '84' '100' '117' '134' '150' '167'})
  set(child(1),'yTick',1:5,'yTickLabel',ylab)
  caxis([-.1 1]);;
  title(['p' num2str(ii)])
  
  figure(4);
  subplot(2,3,ii-18);imagesc(squeeze(percoraa(1,:,:,ii))');
  if ii==3,title('% motion direction correct'),end
  if ii==6,ylabel('HRIR');end
  if ii==18,xlabel('DUR');end
  child=get(4,'Children');
  set(get(4,'Children'),'xTick',1:9,'xTickLabel',{'34' '50' '67' '84' '100' '117' '134' '150' '167'})
  set(child(1),'yTick',1:5,'yTickLabel',ylab)
  caxis([-.1 1]);;
  title(['p' num2str(ii)])
end

%%  For comparing FMD, CS, and FMD+CS 
% 28=JZ, 29=SJ

close all
subuse=[28:29];
maxsub=max(subuse);

% motperav=-.1*ones(6,maxsub); % blocktype by participant
% flkperav=-.1*ones(6,maxsub); % blocktype by participant
% dstperav=-.1*ones(6,maxsub); % blocktype by participant
% 
% percoravc=-.1*ones(6,maxsub); % ISI by DUR by participant
% percoravi=-.1*ones(6,maxsub); % ISI by DUR by participant
% 
% comsrcC=-.1*ones(6,maxsub); % blocktype by participant
% comsrcI=-.1*ones(6,maxsub); % blocktype by participant
% 
% percoravcs1C=-.1*ones(6,maxsub); % blocktype by participant
% percoravcs0C=-.1*ones(6,maxsub); % blocktype by participant
% percoravcs1I=-.1*ones(6,maxsub); % blocktype by participant
% percoravcs0I=-.1*ones(6,maxsub); % blocktype by participant
% 
% comsrcCMDcor=-.1*ones(6,maxsub); % blocktype by participant
% comsrcCMDinc=-.1*ones(6,maxsub); % blocktype by participant
% comsrcIMDcor=-.1*ones(6,maxsub); % blocktype by participant
% comsrcIMDinc=-.1*ones(6,maxsub); % blocktype by participant

ss=1;
for ii=subuse
  if ii<10
    sub=['p0' num2str(ii)];
  else
    sub=['p' num2str(ii)];
  end
  
  avfile=dir([sub '_av*']);
  
  motperisidursub=zeros(6,3);
  comsrcisidursub=zeros(6,2);
  percoroutsub=zeros(6,3);
  percorcomsrcsub=zeros(6,2);
  percorcomsrccongsub=zeros(6,4);
  comsrcMDisidursub=zeros(6,4);
  motpercongisidursub=zeros(6,2);
  motpercongdirisidursub=zeros(6,4);
  
  for ff=1:length(avfile)
    load(avfile(ff).name);
    if sum(isnan(resp.motdirkeycode))>4 && ii~=5  && ii~=7
      continue
    end
    clear motperisidur percorout comsrcisidur percorcomsrc percongcor percorcomsrccong motpercongdirisidur motpercongisidur
    appmot_assessment;
    if setup.av.askfmdcs==0 || setup.av.askfmdcs==2
      motperisidursub(ff,:)=motperisidursub(ff,:)+motperisidur;
      motpercongdirisidursub(ff,:)=motpercongdirisidursub(ff,:)+motpercongdirisidur;
      motpercongisidursub(ff,:)=motpercongisidursub(ff,:)+motpercongisidur;
    else
      motperisidursub(ff,:)=nan;
      motpercongdirisidursub(ff,:)=nan;
      motpercongisidursub(ff,:)=nan;
    end
    if setup.av.askfmdcs==1 || setup.av.askfmdcs==2
      percorcomsrcsub(ff,:)=percorcomsrcsub(ff,:)+percorcomsrc;
      comsrcisidursub(ff,:)=comsrcisidursub(ff,:)+comsrcisidur;
      percorcomsrccongsub(ff,:)=percorcomsrccongsub(ff,:)+percorcomsrccong;
      comsrcMDisidursub(ff,:)=comsrcMDisidursub(ff,:)+comsrcMDisidur;
    else
      percorcomsrcsub(ff,:)=nan;
      comsrcisidursub(ff,:)=nan;
      percorcomsrccongsub(ff,:)=nan;
      comsrcMDisidursub(ff,:)=nan;
    end
    percoroutsub(ff,:)=percoroutsub(ff,:)+percorout;
  end
  
%   comsrcC(:,ii)=squeeze(comsrcisidursub(:,1));
%   comsrcI(:,ii)=squeeze(comsrcisidursub(:,2));

%   percoravc(:,ii)=squeeze(percoroutsub(:,1));
%   percoravi(:,ii)=squeeze(percoroutsub(:,2));
  
%   percoravcs1(:,ii)=squeeze(percorcomsrcsub(:,1)); % ComSrc, Not ComSrc, AudAlone (percent correct of motion direction)
%   percoravcs0(:,ii)=squeeze(percorcomsrcsub(:,2));
  
%   percoravcs1C(:,ii)=squeeze(percorcomsrccongsub(:,1)); % Correct-Cong, Correct-Incong, Incorrect-Cong, Incorrect-Incong (% correct of motion direction)
%   percoravcs0I(:,ii)=squeeze(percorcomsrccongsub(:,2));
%   percoravcs0C(:,ii)=squeeze(percorcomsrccongsub(:,3)); % Correct-Cong, Correct-Incong, Incorrect-Cong, Incorrect-Incong (% correct of motion direction)
%   percoravcs1I(:,ii)=squeeze(percorcomsrccongsub(:,4));
  
%   comsrcCMDcor(:,ii)=comsrcMDisidursub(:,1); % cong-MDcor, cong-MDincor, incong-MDcor, incong-MDincor (% common source correct)
%   comsrcCMDinc(:,ii)=comsrcMDisidursub(:,2);
%   comsrcIMDcor(:,ii)=comsrcMDisidursub(:,3);
%   comsrcIMDinc(:,ii)=comsrcMDisidursub(:,4);

figure(1);subplot(1,length(subuse),ss);plot(motperisidursub,'o');title(sub);legend({'%Flicker' '%Motion' '%Distinct'});axis([-inf inf 0 1])

figure(2);subplot(1,length(subuse),ss);plot(comsrcisidursub,'o');title(sub);legend({'%ComSrcCor-Cong' '%ComSrcCor-Incong'});axis([-inf inf 0 1])

figure(3);subplot(1,length(subuse),ss);plot(percoroutsub,'o');title(sub);legend({'%MotDirCor-Cong' '%MotDirCor-Incong'});axis([-inf inf 0 1])

figure(4);subplot(1,length(subuse),ss);plot(percorcomsrcsub,'o');title(sub);legend({'%MotDirCor-ComSrc' '%MotDirCor-NotComSrc'});axis([-inf inf 0 1])

figure(5);subplot(1,length(subuse),ss);plot(percorcomsrccongsub,'o');title(sub);legend({'%MotDirCor-ComSrcCor-Cong' '%MotDirCor-ComSrcCor-Incong' '%MotDirCor-ComSrcInc-Cong' '%MotDirCor-ComSrcInc-Incong' });axis([-inf inf 0 1])

figure(6);subplot(1,length(subuse),ss);plot(comsrcMDisidursub,'o');title(sub);legend({'%ComSrcCor-MDcor-Cong' '%ComSrcCor-MDinc-Cong' '%ComSrcCor-MDcor-Incong' '%ComSrcCor-MDinc-Incong' });axis([-inf inf 0 1])

figure(7);subplot(1,length(subuse),ss);plot(motpercongisidursub,'o');title(sub);legend({'%Motion-Cong' '%Motion-Incong'});axis([-inf inf 0 1])

figure(8);subplot(1,length(subuse),ss);plot(motpercongdirisidursub,'o');title(sub);legend({'%Motion-Cong-MDcor' '%Motion-Cong-MDinc' '%Motion-Incong-MDcor' '%Motion-Incong-MDinc'});axis([-inf inf 0 1])

ss=ss+1;
end

%% For comparing different degrees (1-5) and dot size (0.2 to 1.5 deg)

close all
subuse=[30];
maxsub=max(subuse);

% motperav=-.1*ones(6,maxsub); % blocktype by participant
% flkperav=-.1*ones(6,maxsub); % blocktype by participant
% dstperav=-.1*ones(6,maxsub); % blocktype by participant
% 
% percoravc=-.1*ones(6,maxsub); % ISI by DUR by participant
% percoravi=-.1*ones(6,maxsub); % ISI by DUR by participant
% 
% comsrcC=-.1*ones(6,maxsub); % blocktype by participant
% comsrcI=-.1*ones(6,maxsub); % blocktype by participant
% 
% percoravcs1C=-.1*ones(6,maxsub); % blocktype by participant
% percoravcs0C=-.1*ones(6,maxsub); % blocktype by participant
% percoravcs1I=-.1*ones(6,maxsub); % blocktype by participant
% percoravcs0I=-.1*ones(6,maxsub); % blocktype by participant
% 
% comsrcCMDcor=-.1*ones(6,maxsub); % blocktype by participant
% comsrcCMDinc=-.1*ones(6,maxsub); % blocktype by participant
% comsrcIMDcor=-.1*ones(6,maxsub); % blocktype by participant
% comsrcIMDinc=-.1*ones(6,maxsub); % blocktype by participant

ss=1;
for ii=subuse
  if ii<10
    sub=['p0' num2str(ii)];
  else
    sub=['p' num2str(ii)];
  end
  
  avfile=dir([sub '_av*']);
  
  sep=[5 4 3 5 4 3 2 2 1 1 2 2];
  diam=[1 1 1 2 2 2 2 3 3 2 1 3];
  percorout1all=nan(max(sep),max(diam));
  percorout2all=nan(max(sep),max(diam));
  comsrc1all=nan(max(sep),max(diam));
  comsrc2all=nan(max(sep),max(diam));
  for ff=1:length(avfile)
    load(avfile(ff).name);
    appmot_assessment;
    percorout1all(sep(ff),diam(ff))=percorout(1);
    percorout2all(sep(ff),diam(ff))=percorout(2);
    comsrc1all(sep(ff),diam(ff))=comsrc(1);
    comsrc2all(sep(ff),diam(ff))=comsrc(2);
  end
  
end
